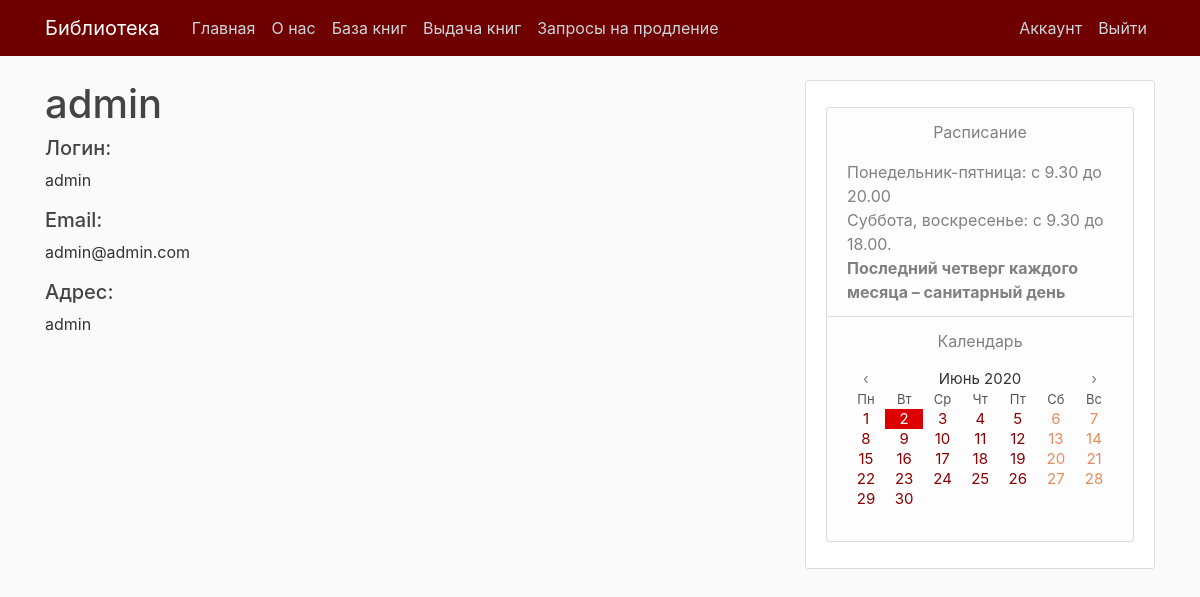
Page /account (signed in) on the committed database.
### app/models.py (models this page shows, shortened)
class User(db.Model, UserMixin):
    id = db.Column(db.Integer, primary_key=True)
    username = db.Column(db.String(20), unique=True, nullable=False)
    email = db.Column(db.String(120), unique=True, nullable=False)
    password_hash = db.Column(db.String(128))
    image_file = db.Column(db.String(20), nullable=False, default='default.jpg')
    fio = db.Column(db.String(80), nullable=False)
    address = db.Column(db.String(150), nullable=False)
    role = db.Column(db.String(20), nullable=False, default='reader')
    posts = db.relationship('Post', backref='author', lazy=True)
    ex_books = db.relationship('ExtraditionBook', backref='reader', lazy='dynamic')

### app/routes.py (the view)
@app.route("/account")
@login_required
def account():
    return render_template('account.html', title='Account')

### app/models.py (called while the page is built)
@login.user_loader
def load_user(id):
    return User.query.get(int(id))

### app/templates/account.html
{% extends "layout.html" %}
{% block content %}
    <h1>{{ current_user.fio }}</h1>
    <h5>Логин:</h5> {{ current_user.username }}
    <p>
    <h5>Email:</h5> {{ current_user.email }}
    <p>
    <h5>Адрес:</h5> {{ current_user.address }}
{% endblock content %}

### app/static/main.css (style rules this page uses)
body { background: #fafafa; color: #333333; margin-top: 5rem; }
h1, h2, h3, h4, h5, h6 { color: #444444; }

### rows in the picture
User: fio "admin", username "admin", email "admin@admin.com", address "admin"
